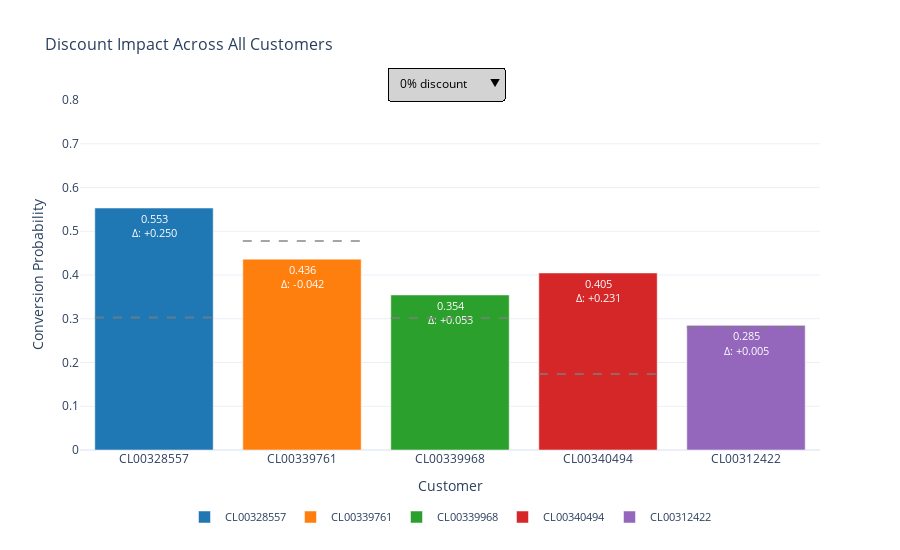

Here is the notebook cell this chart was saved with:
### Code cell
# TEST 4: ONE DROPDOWN, FIVE BARS - DROPDOWN ABOVE CHART, LEGEND BELOW
print("\n=== TEST 4: ONE DROPDOWN - CLEAN LAYOUT ===")

import plotly.graph_objects as go
import numpy as np

# Pre-calculate probabilities for all customers at each discount level
discount_levels = [0, 0.5, 1, 1.5, 2, 3, 5, 7.5, 10, 15]

# Store probabilities and deltas for each customer at each discount
customer_probs = {cust_id: [] for cust_id in selected_ids}
customer_deltas = {cust_id: [] for cust_id in selected_ids}
customer_baselines = {}

for cust_id in selected_ids:
    cust_quotes = df_sim[df_sim['numero_compte'] == cust_id].copy()
    baseline = safe_predict(cust_id, cust_quotes, model, feature_names)
    customer_baselines[cust_id] = baseline
    
    for d in discount_levels:
        modified = cust_quotes.copy()
        if 'mt_apres_remise_ht_devis' in modified.columns:
            base_price = modified['mt_apres_remise_ht_devis'].sum()
            discount_amount = base_price * (d / 100)
            if 'mt_remise_exceptionnelle_ht' in modified.columns:
                modified['mt_remise_exceptionnelle_ht'] = -discount_amount
            modified['mt_apres_remise_ht_devis'] = base_price - discount_amount
        
        prob = safe_predict(cust_id, modified, model, feature_names)
        customer_probs[cust_id].append(prob)
        customer_deltas[cust_id].append(prob - baseline)

# Create figure
fig = go.Figure()

# Default to 1.5% discount (index 3)
default_idx = 3

# Add five bars - one for each customer
colors = ['#1f77b4', '#ff7f0e', '#2ca02c', '#d62728', '#9467bd']
for i, cust_id in enumerate(selected_ids):
    prob = customer_probs[cust_id][default_idx]
    delta = customer_deltas[cust_id][default_idx]
    
    fig.add_trace(go.Bar(
        name=cust_id,
        x=[cust_id],
        y=[prob],
        text=[f'{prob:.3f}<br>Δ: {delta:+.3f}'],
        textposition='inside',
        textfont=dict(color='white', size=11),
        hovertemplate=(
            f'Customer: {cust_id}<br>' +
            'Probability: %{y:.3f}<br>' +
            f'Baseline: {customer_baselines[cust_id]:.3f}<br>' +
            'Δ: %{customdata:+.3f}<br>' +
            '<extra></extra>'
        ),
        customdata=[delta],
        marker_color=colors[i]
    ))

# Create dropdown buttons for discount levels
buttons = []
for i, d in enumerate(discount_levels):
    y_values = []
    text_values = []
    customdata_values = []
    
    for cust_id in selected_ids:
        prob = customer_probs[cust_id][i]
        delta = customer_deltas[cust_id][i]
        y_values.append([prob])
        text_values.append([f'{prob:.3f}<br>Δ: {delta:+.3f}'])
        customdata_values.append([delta])
    
    button = dict(
        label=f'{d}% discount',
        method='update',
        args=[
            {
                'y': y_values,
                'text': text_values,
                'customdata': customdata_values
            },
            {
                'title': f'Discount: {d}% - All Customers'
            }
        ]
    )
    buttons.append(button)

# Add dropdown menu - POSITIONED AT TOP CENTER, ABOVE CHART
fig.update_layout(
    title='Discount Impact Across All Customers',
    title_font=dict(size=16),
    xaxis_title='Customer',
    yaxis_title='Conversion Probability',
    yaxis_range=[0, 0.8],
    barmode='group',
    updatemenus=[
        dict(
            buttons=buttons,
            direction='down',
            showactive=True,
            x=0.5,
            y=1.0,  # Positioned at the very top of the plot area
            xanchor='center',
            yanchor='bottom',  # Anchor bottom so it sits above the chart
            bgcolor='lightgray',
            bordercolor='black',
            font=dict(color='black', size=12),
            pad=dict(r=10, t=10)
        )
    ],
    template='plotly_white',
    height=550,
    showlegend=True,
    legend=dict(
        orientation='h',
        yanchor='top',
        y=-0.15,  # Position legend BELOW the chart
        xanchor='center',
        x=0.5,
        font=dict(size=11)
    ),
    margin=dict(t=100, b=100)  # Add margins for dropdown and legend
)

# Add baseline annotations as shapes
for i, cust_id in enumerate(selected_ids):
    fig.add_shape(
        type='line',
        x0=i - 0.4,
        y0=customer_baselines[cust_id],
        x1=i + 0.4,
        y1=customer_baselines[cust_id],
        line=dict(color='gray', width=2, dash='dash'),
        opacity=0.7
    )

fig.show()

print("✓ DROPDOWN: Positioned at top center, above chart")
print("✓ LEGEND: Positioned below chart, no overlap")
print("✓ Clean layout: Dropdown → Chart → Legend")
print("✓ All customer labels visible in legend below")

### Figure 1 — Plotly figure (JSON) as saved in the notebook; plotly's stock layout.template omitted (floating-point values rounded to 4 significant figures)
{"data": [{"customdata": [0.2504], "hovertemplate": "Customer: CL00328557<br>Probability: %{y:.3f}<br>Baseline: 0.303<br>Δ: %{customdata:+.3f}<br><extra></extra>", "marker": {"color": "#1f77b4"}, "name": "CL00328557", "text": ["0.553<br>Δ: +0.250"], "textfont": {"color": "white", "size": 11}, "textposition": "inside", "type": "bar", "x": ["CL00328557"], "y": [0.553]}, {"customdata": [-0.04175], "hovertemplate": "Customer: CL00339761<br>Probability: %{y:.3f}<br>Baseline: 0.478<br>Δ: %{customdata:+.3f}<br><extra></extra>", "marker": {"color": "#ff7f0e"}, "name": "CL00339761", "text": ["0.436<br>Δ: -0.042"], "textfont": {"color": "white", "size": 11}, "textposition": "inside", "type": "bar", "x": ["CL00339761"], "y": [0.4362]}, {"customdata": [0.05254], "hovertemplate": "Customer: CL00339968<br>Probability: %{y:.3f}<br>Baseline: 0.302<br>Δ: %{customdata:+.3f}<br><extra></extra>", "marker": {"color": "#2ca02c"}, "name": "CL00339968", "text": ["0.354<br>Δ: +0.053"], "textfont": {"color": "white", "size": 11}, "textposition": "inside", "type": "bar", "x": ["CL00339968"], "y": [0.3544]}, {"customdata": [0.2312], "hovertemplate": "Customer: CL00340494<br>Probability: %{y:.3f}<br>Baseline: 0.173<br>Δ: %{customdata:+.3f}<br><extra></extra>", "marker": {"color": "#d62728"}, "name": "CL00340494", "text": ["0.405<br>Δ: +0.231"], "textfont": {"color": "white", "size": 11}, "textposition": "inside", "type": "bar", "x": ["CL00340494"], "y": [0.4047]}, {"customdata": [0.005098], "hovertemplate": "Customer: CL00312422<br>Probability: %{y:.3f}<br>Baseline: 0.280<br>Δ: %{customdata:+.3f}<br><extra></extra>", "marker": {"color": "#9467bd"}, "name": "CL00312422", "text": ["0.285<br>Δ: +0.005"], "textfont": {"color": "white", "size": 11}, "textposition": "inside", "type": "bar", "x": ["CL00312422"], "y": [0.2849]}], "layout": {"barmode": "group", "height": 550, "legend": {"font": {"size": 11}, "orientation": "h", "x": 0.5, "xanchor": "center", "y": -0.15, "yanchor": "top"}, "margin": {"b": 100, "t": 100}, "shapes": [{"line": {"color": "gray", "dash": "dash", "width": 2}, "opacity": 0.7, "type": "line", "x0": -0.4, "x1": 0.4, "y0": 0.3026, "y1": 0.3026}, {"line": {"color": "gray", "dash": "dash", "width": 2}, "opacity": 0.7, "type": "line", "x0": 0.6, "x1": 1.4, "y0": 0.478, "y1": 0.478}, {"line": {"color": "gray", "dash": "dash", "width": 2}, "opacity": 0.7, "type": "line", "x0": 1.6, "x1": 2.4, "y0": 0.3018, "y1": 0.3018}, {"line": {"color": "gray", "dash": "dash", "width": 2}, "opacity": 0.7, "type": "line", "x0": 2.6, "x1": 3.4, "y0": 0.1735, "y1": 0.1735}, {"line": {"color": "gray", "dash": "dash", "width": 2}, "opacity": 0.7, "type": "line", "x0": 3.6, "x1": 4.4, "y0": 0.2798, "y1": 0.2798}], "showlegend": true, "title": {"font": {"size": 16}, "text": "Discount Impact Across All Customers"}, "updatemenus": [{"bgcolor": "lightgray", "bordercolor": "black", "buttons": [{"args": [{"customdata": [[0], [-0.1654], [-0.08084], [0.1906], [-0.08574]], "text": [["0.303<br>Δ: +0.000"], ["0.313<br>Δ: -0.165"], ["0.221<br>Δ: -0.081"], ["0.364<br>Δ: +0.191"], ["0.194<br>Δ: -0.086"]], "y": [[0.3026], [0.3125], [0.221], [0.364], [0.194]]}, {"title": "Discount: 0% - All Customers"}], "label": "0% discount", "method": "update"}, {"args": [{"customdata": [[0], [-0.1654], [0.06317], [0.3162], [0.01608]], "text": [["0.303<br>Δ: +0.000"], ["0.313<br>Δ: -0.165"], ["0.365<br>Δ: +0.063"], ["0.490<br>Δ: +0.316"], ["0.296<br>Δ: +0.016"]], "y": [[0.3026], [0.3125], [0.365], [0.4897], [0.2958]]}, {"title": "Discount: 0.5% - All Customers"}], "label": "0.5% discount", "method": "update"}, {"args": [{"customdata": [[0.2504], [0], [0.06799], [0.309], [0.005098]], "text": [["0.553<br>Δ: +0.250"], ["0.478<br>Δ: +0.000"], ["0.370<br>Δ: +0.068"], ["0.483<br>Δ: +0.309"], ["0.285<br>Δ: +0.005"]], "y": [[0.553], [0.478], [0.3698], [0.4825], [0.2849]]}, {"title": "Discount: 1% - All Customers"}], "label": "1% discount", "method": "update"}, {"args": [{"customdata": [[0.2504], [-0.04175], [0.05254], [0.2312], [0.005098]], "text": [["0.553<br>Δ: +0.250"], ["0.436<br>Δ: -0.042"], ["0.354<br>Δ: +0.053"], ["0.405<br>Δ: +0.231"], ["0.285<br>Δ: +0.005"]], "y": [[0.553], [0.4362], [0.3544], [0.4047], [0.2849]]}, {"title": "Discount: 1.5% - All Customers"}], "label": "1.5% discount", "method": "update"}, {"args": [{"customdata": [[0.2338], [-0.01778], [-0.01183], [0.2352], [0.005098]], "text": [["0.536<br>Δ: +0.234"], ["0.460<br>Δ: -0.018"], ["0.290<br>Δ: -0.012"], ["0.409<br>Δ: +0.235"], ["0.285<br>Δ: +0.005"]], "y": [[0.5365], [0.4602], [0.29], [0.4087], [0.2849]]}, {"title": "Discount: 2% - All Customers"}], "label": "2% discount", "method": "update"}, {"args": [{"customdata": [[0.1517], [-0.09385], [0], [0.2352], [0.005098]], "text": [["0.454<br>Δ: +0.152"], ["0.384<br>Δ: -0.094"], ["0.302<br>Δ: +0.000"], ["0.409<br>Δ: +0.235"], ["0.285<br>Δ: +0.005"]], "y": [[0.4543], [0.3841], [0.3018], [0.4087], [0.2849]]}, {"title": "Discount: 3% - All Customers"}], "label": "3% discount", "method": "update"}, {"args": [{"customdata": [[0.1369], [-0.1007], [0], [0.2146], [-0.0595]], "text": [["0.440<br>Δ: +0.137"], ["0.377<br>Δ: -0.101"], ["0.302<br>Δ: +0.000"], ["0.388<br>Δ: +0.215"], ["0.220<br>Δ: -0.059"]], "y": [[0.4396], [0.3773], [0.3018], [0.3881], [0.2203]]}, {"title": "Discount: 5% - All Customers"}], "label": "5% discount", "method": "update"}, {"args": [{"customdata": [[0.0976], [-0.1007], [-0.01075], [0.207], [-0.0387]], "text": [["0.400<br>Δ: +0.098"], ["0.377<br>Δ: -0.101"], ["0.291<br>Δ: -0.011"], ["0.380<br>Δ: +0.207"], ["0.241<br>Δ: -0.039"]], "y": [[0.4002], [0.3773], [0.2911], [0.3805], [0.2411]]}, {"title": "Discount: 7.5% - All Customers"}], "label": "7.5% discount", "method": "update"}, {"args": [{"customdata": [[0.0976], [-0.1175], [-0.04945], [0.1966], [-0.0387]], "text": [["0.400<br>Δ: +0.098"], ["0.361<br>Δ: -0.117"], ["0.252<br>Δ: -0.049"], ["0.370<br>Δ: +0.197"], ["0.241<br>Δ: -0.039"]], "y": [[0.4002], [0.3605], [0.2524], [0.3701], [0.2411]]}, {"title": "Discount: 10% - All Customers"}], "label": "10% discount", "method": "update"}, {"args": [{"customdata": [[0.0976], [-0.1175], [-0.02745], [0.1966], [0.03317]], "text": [["0.400<br>Δ: +0.098"], ["0.361<br>Δ: -0.117"], ["0.274<br>Δ: -0.027"], ["0.370<br>Δ: +0.197"], ["0.313<br>Δ: +0.033"]], "y": [[0.4002], [0.3605], [0.2744], [0.3701], [0.3129]]}, {"title": "Discount: 15% - All Customers"}], "label": "15% discount", "method": "update"}], "direction": "down", "font": {"color": "black", "size": 12}, "pad": {"r": 10, "t": 10}, "showactive": true, "x": 0.5, "xanchor": "center", "y": 1, "yanchor": "bottom"}], "xaxis": {"title": {"text": "Customer"}}, "yaxis": {"range": [0, 0.8], "title": {"text": "Conversion Probability"}}}}
